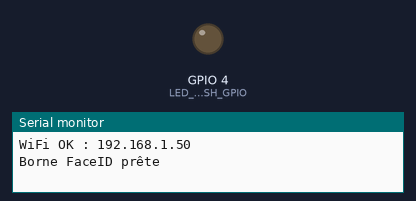
A program run on a simulated ESP32. Shown: output pins drawn as LEDs (lit = HIGH), the last lines printed to the serial monitor. WiFi joins after 1.5 s; servers stay silent unless stated; uploads are accepted with an empty reply; the camera gives no picture.

Above: at 2.2 s.
At 8.22 s:
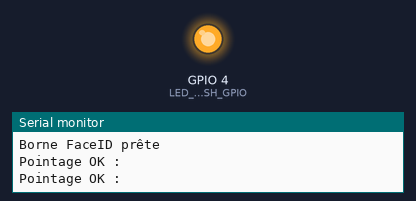
Timing chart, 0 to 8.8 s (numbered marks = the images above):
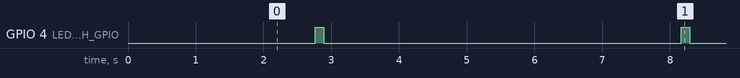

The program:

main.cpp
```cpp
/*
 * Borne FaceID ESP32-CAM — Pointage SN
 * Capture des images JPEG et les envoie au backend, qui réalise la
 * reconnaissance faciale côté serveur (POST /attendance/face-frame).
 * Pensée pour le 24h/24 : reconnexion WiFi, heartbeat, watchdog.
 *
 * Pour le HTTPS, remplacer HTTPClient par WiFiClientSecure + certificat.
 */
#include <Arduino.h>
#include <WiFi.h>
#include <HTTPClient.h>
#include "esp_camera.h"
#include "esp_task_wdt.h"
#include "config.h"

// ---- Brochage caméra AI-Thinker ----
#if defined(CAMERA_MODEL_AI_THINKER)
#define PWDN_GPIO_NUM 32
#define RESET_GPIO_NUM -1
#define XCLK_GPIO_NUM 0
#define SIOD_GPIO_NUM 26
#define SIOC_GPIO_NUM 27
#define Y9_GPIO_NUM 35
#define Y8_GPIO_NUM 34
#define Y7_GPIO_NUM 39
#define Y6_GPIO_NUM 36
#define Y5_GPIO_NUM 21
#define Y4_GPIO_NUM 19
#define Y3_GPIO_NUM 18
#define Y2_GPIO_NUM 5
#define VSYNC_GPIO_NUM 25
#define HREF_GPIO_NUM 23
#define PCLK_GPIO_NUM 22
#define LED_FLASH_GPIO 4
#endif

unsigned long lastCapture = 0;
unsigned long lastHeartbeat = 0;
unsigned long cooldownUntil = 0;

bool initCamera() {
  camera_config_t config;
  config.ledc_channel = LEDC_CHANNEL_0;
  config.ledc_timer = LEDC_TIMER_0;
  config.pin_d0 = Y2_GPIO_NUM;
  config.pin_d1 = Y3_GPIO_NUM;
  config.pin_d2 = Y4_GPIO_NUM;
  config.pin_d3 = Y5_GPIO_NUM;
  config.pin_d4 = Y6_GPIO_NUM;
  config.pin_d5 = Y7_GPIO_NUM;
  config.pin_d6 = Y8_GPIO_NUM;
  config.pin_d7 = Y9_GPIO_NUM;
  config.pin_xclk = XCLK_GPIO_NUM;
  config.pin_pclk = PCLK_GPIO_NUM;
  config.pin_vsync = VSYNC_GPIO_NUM;
  config.pin_href = HREF_GPIO_NUM;
  config.pin_sccb_sda = SIOD_GPIO_NUM;
  config.pin_sccb_scl = SIOC_GPIO_NUM;
  config.pin_pwdn = PWDN_GPIO_NUM;
  config.pin_reset = RESET_GPIO_NUM;
  config.xclk_freq_hz = 20000000;
  config.pixel_format = PIXFORMAT_JPEG;
  config.grab_mode = CAMERA_GRAB_LATEST;
  config.fb_location = CAMERA_FB_IN_PSRAM;

  if (psramFound()) {
    config.frame_size = FRAMESIZE_VGA; // 640x480 : bon compromis
    config.jpeg_quality = 12;
    config.fb_count = 2;
  } else {
    config.frame_size = FRAMESIZE_QVGA;
    config.jpeg_quality = 15;
    config.fb_count = 1;
  }

  esp_err_t err = esp_camera_init(&config);
  if (err != ESP_OK) {
    Serial.printf("Échec init caméra : 0x%x\n", err);
    return false;
  }
  return true;
}

void connectWiFi() {
  if (WiFi.status() == WL_CONNECTED) return;
  WiFi.mode(WIFI_STA);
  WiFi.begin(WIFI_SSID, WIFI_PASSWORD);
  unsigned long start = millis();
  while (WiFi.status() != WL_CONNECTED && millis() - start < 15000) {
    delay(300);
    esp_task_wdt_reset();
  }
  if (WiFi.status() == WL_CONNECTED) {
    Serial.printf("WiFi OK : %s\n", WiFi.localIP().toString().c_str());
  }
}

// Envoie une trame JPEG au backend pour reconnaissance serveur.
void sendFrame() {
  if (WiFi.status() != WL_CONNECTED) return;

  camera_fb_t *fb = esp_camera_fb_get();
  if (!fb) {
    Serial.println("Capture échouée");
    return;
  }

  HTTPClient http;
  http.begin(String(API_BASE_URL) + "/attendance/face-frame");
  http.addHeader("Content-Type", "image/jpeg");
  http.addHeader("X-Device-Id", DEVICE_ID);
  http.addHeader("X-Device-Key", DEVICE_KEY);
  http.setTimeout(10000);

  int code = http.POST(fb->buf, fb->len);
  String resp = http.getString();
  http.end();
  esp_camera_fb_return(fb);

  if (code >= 200 && code < 300) {
    Serial.printf("Pointage OK : %s\n", resp.c_str());
    digitalWrite(LED_FLASH_GPIO, HIGH);
    delay(120);
    digitalWrite(LED_FLASH_GPIO, LOW);
    cooldownUntil = millis() + COOLDOWN_AFTER_OK_MS;
  } else if (code == 404) {
    Serial.println("Aucun visage reconnu");
  } else if (code == 503) {
    Serial.println("Reconnaissance serveur indisponible");
  } else {
    Serial.printf("Erreur HTTP %d\n", code);
  }
}

void sendHeartbeat() {
  if (WiFi.status() != WL_CONNECTED) return;
  HTTPClient http;
  http.begin(String(API_BASE_URL) + "/devices/heartbeat");
  http.addHeader("Content-Type", "application/json");
  http.addHeader("X-Device-Id", DEVICE_ID);
  http.addHeader("X-Device-Key", DEVICE_KEY);
  http.POST(String("{\"firmwareVersion\":\"") + FIRMWARE_VERSION + "\"}");
  http.end();
}

void setup() {
  Serial.begin(115200);
  pinMode(LED_FLASH_GPIO, OUTPUT);
  digitalWrite(LED_FLASH_GPIO, LOW);
#if PIR_PIN >= 0
  pinMode(PIR_PIN, INPUT);
#endif

#if defined(ESP_ARDUINO_VERSION_MAJOR) && ESP_ARDUINO_VERSION_MAJOR >= 3
  esp_task_wdt_config_t wdt_cfg = {
      .timeout_ms = WDT_TIMEOUT_S * 1000,
      .idle_core_mask = 0,
      .trigger_panic = true};
  esp_task_wdt_init(&wdt_cfg);
#else
  esp_task_wdt_init(WDT_TIMEOUT_S, true);
#endif
  esp_task_wdt_add(NULL);

  if (!initCamera()) {
    Serial.println("Caméra KO — redémarrage dans 5s");
    delay(5000);
    ESP.restart();
  }
  connectWiFi();
  Serial.println("Borne FaceID prête");
}

void loop() {
  esp_task_wdt_reset();

  if (WiFi.status() != WL_CONNECTED) connectWiFi();

  if (millis() - lastHeartbeat > HEARTBEAT_INTERVAL_MS) {
    lastHeartbeat = millis();
    sendHeartbeat();
  }

  bool triggered = millis() - lastCapture > CAPTURE_INTERVAL_MS;
#if PIR_PIN >= 0
  triggered = triggered && digitalRead(PIR_PIN) == HIGH;
#endif

  if (triggered && millis() > cooldownUntil) {
    lastCapture = millis();
    sendFrame();
  }

  delay(50);
}
```

config.h
```cpp
#pragma once

// ============ Configuration borne FaceID ESP32-CAM ============

// --- Réseau WiFi ---
#define WIFI_SSID       "VOTRE_WIFI"
#define WIFI_PASSWORD   "VOTRE_MOT_DE_PASSE"

// --- API backend ---
#define API_BASE_URL    "http://192.168.1.10:3001/api"
#define DEVICE_ID       "REMPLACER_PAR_UUID_DE_LA_BORNE"
#define DEVICE_KEY      "REMPLACER_PAR_LA_CLE_API"
#define FIRMWARE_VERSION "cam-1.0.0"

// --- Captures ---
#define CAPTURE_INTERVAL_MS 2500UL   // période d'analyse
#define COOLDOWN_AFTER_OK_MS 5000UL  // pause après un pointage réussi
#define HEARTBEAT_INTERVAL_MS 30000UL
#define WDT_TIMEOUT_S 30

// Détecteur de présence optionnel (PIR) : -1 pour désactiver (mode périodique).
#define PIR_PIN -1

// Carte AI-Thinker (la plus répandue). Brochage caméra ci-dessous.
#define CAMERA_MODEL_AI_THINKER
```

Measured:
- by itself, GPIO 4 (LED_FLASH_GPIO): alternates HIGH for 0.12 s and LOW for 5.3 s
